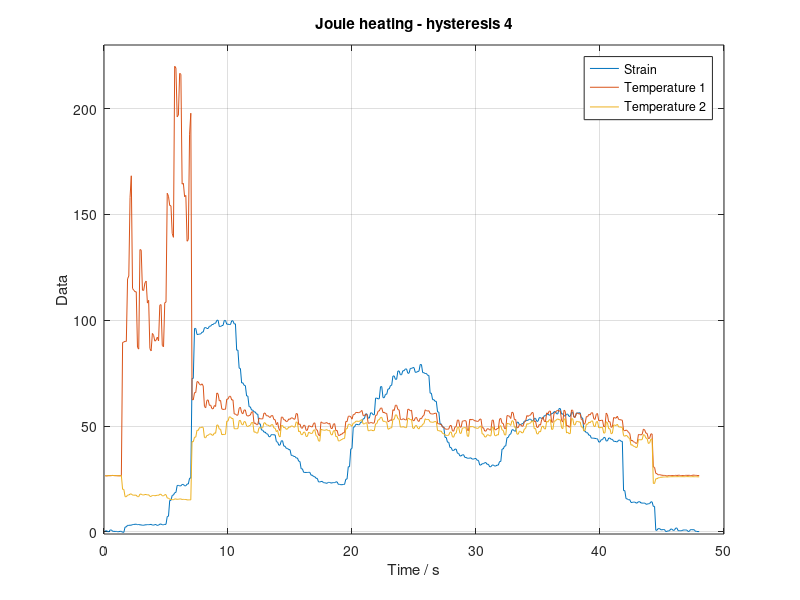

This chart was generated by the following MATLAB code:
close all;
clear all;

load('ele_hys_4.txt');
z4=length(ele_hys_4);
s4=(ele_hys_4(1:z4,2));
smax4=max(s4);
sp4=s4/smax4*100;
T41=(ele_hys_4(1:z4,3));
T42=(ele_hys_4(1:z4,4));
t4=(.1:.1:z4/10)';

scrsz=get(0,'Screensize');
figure('Position',[1 scrsz(4) scrsz(3) scrsz(4)])
plot(t4,sp4,t4,T41,t4,T42);
xlim([0 50]);
%ylim([-1 75]);
ylim([-1 230]);
xlabel('Time / s');
ylabel('Data');
title('Joule heating - hysteresis 4');
grid on;
legend('Strain','Temperature 1','Temperature 2','Location','Best');